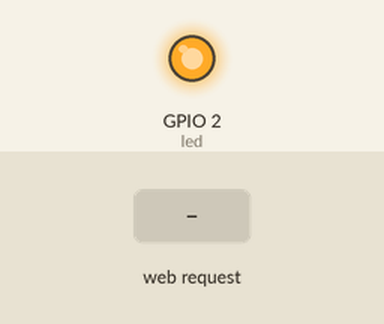
Simulated run of this sketch. Board: ESP8266 (NodeMCU). On the bench: output pins drawn as LEDs (lit = HIGH). Inputs (shaded band) come from the test bench. What the sketch prints to the serial monitor is not drawn.

Above: at 1.2 s.
1.3 s: HTTP request GET /on received
At 1.8 s:
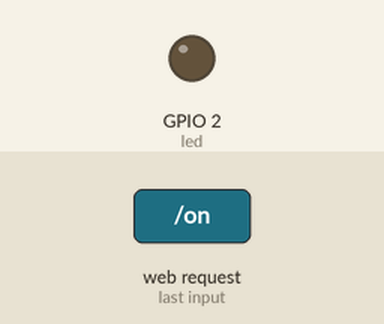
2.8 s: HTTP request GET /off received
At 4.2 s:
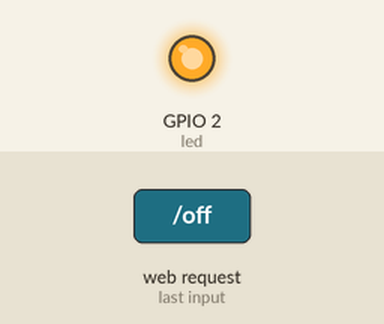
Timing chart, 0 to 5.8 s (numbered marks = the images above; inputs shaded):
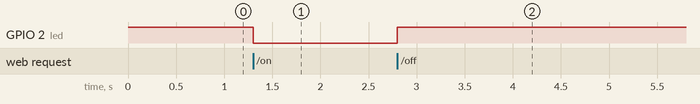

Measured:
- after the input at 1.3 s, GPIO 2 (led): HIGH → LOW at once
- after the input at 2.8 s, GPIO 2 (led): LOW → HIGH at once

The sketch:

HelloServer.ino
```cpp
#include <ESP8266WiFi.h>
#include <WiFiClient.h>
#include <ESP8266WebServer.h>
#include <ESP8266mDNS.h>

#ifndef APSSID
#define APSSID "i2r_Ap"
#define APPSK  "00000000"
#endif

/* Set these to your desired credentials. */
const char *ssid = APSSID;
const char *password = APPSK;

ESP8266WebServer server(80);

const int led = 2;

void setup(void) {
  pinMode(led, OUTPUT);
  digitalWrite(led, 1);
  Serial.begin(115200);

  /* You can remove the password parameter if you want the AP to be open. */
  WiFi.softAP(ssid, password);

  IPAddress myIP = WiFi.softAPIP();
  Serial.print("AP IP address: ");
  Serial.println(myIP);
  server.on("/", handleRoot);
  server.begin();
  Serial.println("HTTP server started");

  if (MDNS.begin("esp8266")) {
    Serial.println("MDNS responder started");
  }

  server.on("/", handleRoot);
  server.on("/on", handleOn);
  server.on("/off", handleOff);

  server.on("/inline", []() {
    digitalWrite(led, 1);
    server.send(200, "text/plain", "this works as well");
  });

  server.onNotFound(handleNotFound);

  server.begin();
  Serial.println("HTTP server started");
}

void loop(void) {
  server.handleClient();
  MDNS.update();
}

void handleRoot() {
  String s;
  s="<meta name='viewport' content='width=device-width, initial-scale=1.0'/>";
  //s=s+"<meta http-equiv='refresh' content='5'/>";
  s=s+"<meta http-equiv='Content-Type' content='text/html;charset=utf-8' />";
  s=s+"<h1>김동일 웹서버 i2r</h1>";
  s=s+"<a href=\"on\"><button style='background-color:Lime; color:blue;'>켜짐 on</button></a>";
  s=s+"&nbsp&nbsp";
  s=s+"<a href=\"off\"><button style='background-color:Gray; color:blue;'>꺼짐 off</button></a>";
  server.send(200, "text/html", s);
}

void handleOn() {
  digitalWrite(led, 0);
  handleRoot();
}

void handleOff() {
  digitalWrite(led, 1);
  handleRoot();
}

void handleNotFound() {
  digitalWrite(led, 1);
  String message = "File Not Found\n\n";
  message += "URI: ";
  message += server.uri();
  message += "\nMethod: ";
  message += (server.method() == HTTP_GET) ? "GET" : "POST";
  message += "\nArguments: ";
  message += server.args();
  message += "\n";
  for (uint8_t i = 0; i < server.args(); i++) {
    message += " " + server.argName(i) + ": " + server.arg(i) + "\n";
  }
  server.send(404, "text/plain", message);
  digitalWrite(led, 0);
}
```
